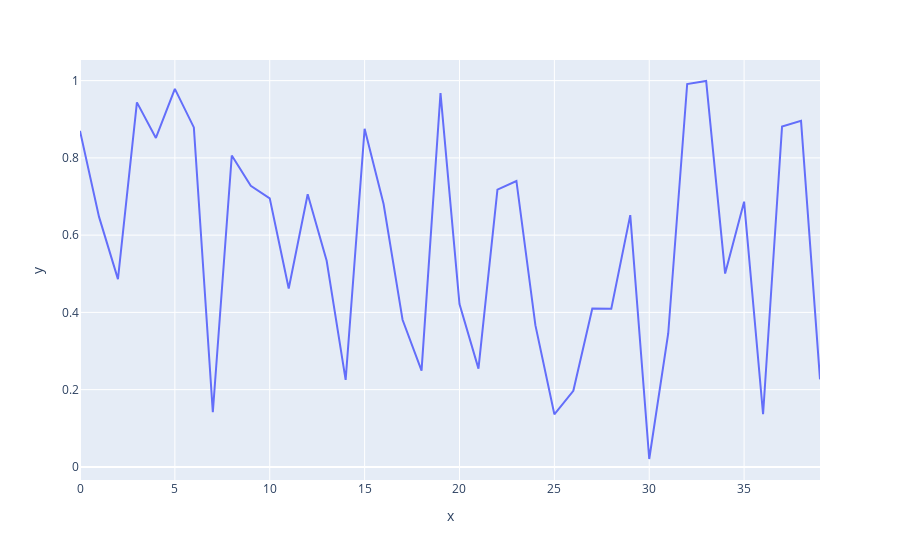

Notebook code for this chart:
### Code cell
xpoints=np.arange(40)
ypoints=np.random.rand(40)
px.line(x=xpoints, y=ypoints)

### Figure 1 — Plotly figure (JSON) as saved in the notebook; plotly's stock layout.template omitted (floating-point values rounded to 4 significant figures)
{"data": [{"hovertemplate": "x=%{x}<br>y=%{y}<extra></extra>", "legendgroup": "", "line": {"color": "#636efa", "dash": "solid"}, "marker": {"symbol": "circle"}, "mode": "lines", "name": "", "orientation": "v", "showlegend": false, "type": "scatter", "x": [0, 1, 2, 3, 4, 5, 6, 7, 8, 9, 10, 11, 12, 13, 14, 15, 16, 17, 18, 19, 20, 21, 22, 23, 24, 25, 26, 27, 28, 29, 30, 31, 32, 33, 34, 35, 36, 37, 38, 39], "xaxis": "x", "y": [0.8699, 0.6479, 0.4862, 0.9437, 0.8517, 0.9788, 0.8788, 0.1415, 0.8061, 0.7278, 0.6953, 0.4619, 0.7058, 0.5336, 0.2252, 0.8753, 0.6805, 0.381, 0.2494, 0.9679, 0.4216, 0.2543, 0.7177, 0.7402, 0.367, 0.1361, 0.1971, 0.4099, 0.4095, 0.6518, 0.0204, 0.3454, 0.9913, 0.9991, 0.5005, 0.6865, 0.1362, 0.8814, 0.8959, 0.2266], "yaxis": "y"}], "layout": {"legend": {"tracegroupgap": 0}, "margin": {"t": 60}, "xaxis": {"anchor": "y", "domain": [0, 1], "title": {"text": "x"}}, "yaxis": {"anchor": "x", "domain": [0, 1], "title": {"text": "y"}}}}
